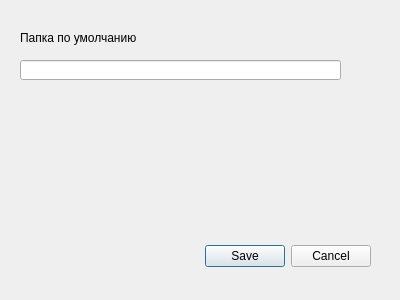
<?xml version="1.0" encoding="UTF-8"?>
<ui version="4.0">
 <class>Dialog</class>
 <widget class="QDialog" name="Dialog">
  <property name="geometry">
   <rect>
    <x>0</x>
    <y>0</y>
    <width>400</width>
    <height>300</height>
   </rect>
  </property>
  <property name="windowTitle">
   <string>Dialog</string>
  </property>
  <widget class="QDialogButtonBox" name="buttonBox">
   <property name="geometry">
    <rect>
     <x>30</x>
     <y>240</y>
     <width>341</width>
     <height>32</height>
    </rect>
   </property>
   <property name="orientation">
    <enum>Qt::Horizontal</enum>
   </property>
   <property name="standardButtons">
    <set>QDialogButtonBox::Cancel|QDialogButtonBox::Save</set>
   </property>
  </widget>
  <widget class="QLineEdit" name="lineEdit">
   <property name="geometry">
    <rect>
     <x>20</x>
     <y>60</y>
     <width>321</width>
     <height>20</height>
    </rect>
   </property>
  </widget>
  <widget class="QLabel" name="label">
   <property name="geometry">
    <rect>
     <x>20</x>
     <y>30</y>
     <width>231</width>
     <height>16</height>
    </rect>
   </property>
   <property name="text">
    <string>Папка по умолчанию</string>
   </property>
  </widget>
 </widget>
 <resources/>
 <connections>
  <connection>
   <sender>buttonBox</sender>
   <signal>accepted()</signal>
   <receiver>Dialog</receiver>
   <slot>accept()</slot>
   <hints>
    <hint type="sourcelabel">
     <x>248</x>
     <y>254</y>
    </hint>
    <hint type="destinationlabel">
     <x>157</x>
     <y>274</y>
    </hint>
   </hints>
  </connection>
  <connection>
   <sender>buttonBox</sender>
   <signal>rejected()</signal>
   <receiver>Dialog</receiver>
   <slot>reject()</slot>
   <hints>
    <hint type="sourcelabel">
     <x>316</x>
     <y>260</y>
    </hint>
    <hint type="destinationlabel">
     <x>286</x>
     <y>274</y>
    </hint>
   </hints>
  </connection>
 </connections>
</ui>
